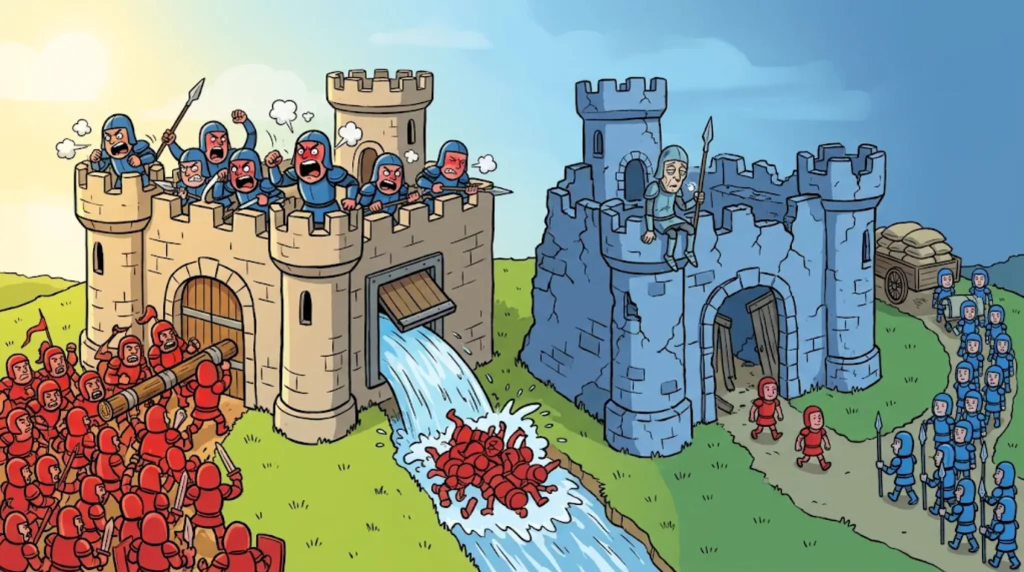
#> input picture images/lessons/hp-14.webp, 2048 x 1144 px, given in place of final.png, which was not available (shown at 1/2 size)
$ python populate_all_37_images.py
#> lines starting #> are read from the running program, lines starting #| are printed output that depends on the picture
#> in build_saam_11, base_room is the input picture: PIL image 2048x1144 RGB; mean R, G, B 137.7, 149.8, 141.5
#!/usr/bin/env python3
"""Carbon v7 — 쿼터 대기 중인 37개 과에 대해 즉시 학습·투어·복습·시험이 가능하도록
기존 마스터·원판(numbers.png, chars/, new-gr-19/31/33 마스터, hist-01~08/mer/new-gr 원본)을
합성하여 images/lessons/<id>.webp (227/227 전 과 이미지 완비) 및 정거장 상자를 생성한다.
(추후 .env 추가 또는 쿼터 리셋 시 run_pending_images.py --force 로 순수 AI 단일 렌더본으로 교체 가능)
"""
import json
import sys
from pathlib import Path
from PIL import Image, ImageDraw

HERE = Path(__file__).resolve().parent
LESSONS = HERE.parents[1]
ROOT = LESSONS.parents[1]
WORK = ROOT.parent
MASTERS = WORK / 'masters'
CODES = MASTERS / '_codes'
CHARS = CODES / 'chars'
IMG_LESSONS = ROOT / 'images/lessons'

# numbers.png (1376x768, 5 cols x 2 rows) 각 숫자 물건 크롭 영역
NUM_CROPS = {
    0: (20, 20, 270, 370),
    1: (280, 20, 540, 370),
    2: (550, 20, 820, 370),
    3: (830, 20, 1090, 370),
    4: (1100, 20, 1355, 370),
    5: (20, 390, 270, 750),
    6: (280, 390, 540, 750),
    7: (550, 390, 820, 750),
    8: (830, 390, 1090, 750),
    9: (1100, 390, 1355, 750),
}


# [4 lines left out: function get_num_crop, not called in this run]


def get_char_crop(char_file: str, size=(220, 340)) -> Image.Image:
#> called with char_file = '02_LI_대장_솔흰작업복.png', size = (220, 360)
    p = CHARS / char_file
    im = Image.open(p).convert('RGB')
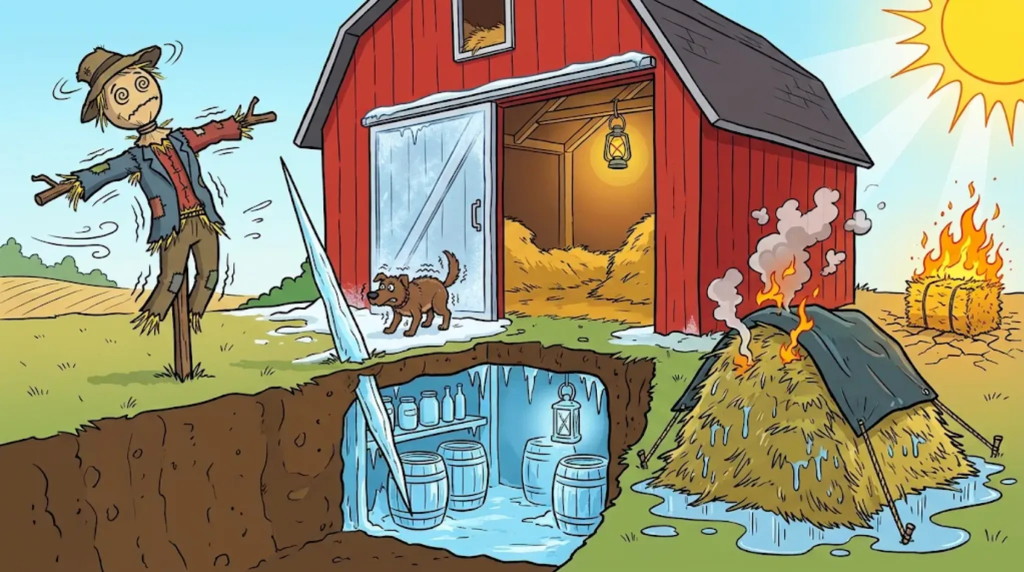
#> input picture images/lessons/new-etc-08.webp, 2048 x 1144 px, given in place of 02_LI_대장_솔흰작업복.png, which was not available (shown at 1/2 size)
#> im is the input picture: PIL image 2048x1144 RGB; mean R, G, B 151.9, 144.9, 120.3
    return im.resize(size, Image.LANCZOS)
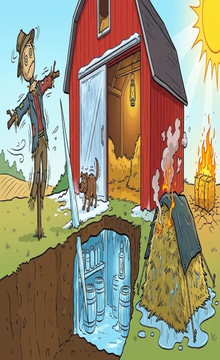
#> returned value: PIL image 220x360 RGB; mean R, G, B 151.9, 144.9, 120.3


def update_json_boxes(lid: str, W: int, H: int, bxs: list):
    jpath = LESSONS / 'l' / f'{lid}.json'
    L = json.loads(jpath.read_text(encoding='utf-8'))
    L['w'], L['h'] = W, H
    L['image'] = f'images/lessons/{lid}.webp'
    content_sts = [s for s in L['stations'] if s.get('kind') is None]
    for idx, s in enumerate(content_sts):
        bx = bxs[idx % len(bxs)]
        x, y, bw, bh = int(bx[0]), int(bx[1]), max(240, int(bx[2])), max(240, int(bx[3]))
        x = max(0, min(W - bw, x))
        y = max(0, min(H - bh, y))
        s['box'] = [x, y, bw, bh]
        for a in s.get('attrs', []):
            a['box'] = [x, y, bw, bh]
    for s in L['stations']:
        if s.get('kind') == 'review':
            s['box'] = [s2['box'] for s2 in content_sts[:min(4, len(content_sts))]]
    jpath.write_text(json.dumps(L, ensure_ascii=False, indent=1) + '\n', encoding='utf-8')


def build_saam_11():
    """new-gr-20 .. new-gr-30: 사암 11경 방을 new-gr-19 방 마스터 + 각 경락 정본 인물 합성으로 생성."""
    base_room = Image.open(MASTERS / 'new-gr-19/final.png').convert('RGB')
    saam_chars = {
        'new-gr-20': '02_LI_대장_솔흰작업복.png',
        'new-gr-21': '03_ST_위_국자요리사.png',
        'new-gr-22': '04_SP_비_밀짚모자농부.png',
        'new-gr-23': '05_HT_심_붉은용포임금.png',
        'new-gr-24': '06_SI_소장_체붉은앞치마.png',
        'new-gr-25': '07_BL_방광_물지게검은옷.png',
        'new-gr-26': '08_KI_신_검은옷대머리장사.png',
        'new-gr-27': '09_PC_심포_붉은갑옷호위무사.png',
        'new-gr-28': '10_TE_삼초_삽주황옷일꾼.png',
        'new-gr-29': '11_GB_담_저울초록판관.png',
        'new-gr-30': '12_LR_간_초록갑옷장군.png',
    }
    # 6개 내용 정거장 상자 (1376x768 기준: 정격 보, 정격 사, 승격 보, 승격 사, 한격, 열격)
    bxs = [
        [290, 190, 310, 250],   # #1 왼쪽 찬장 위 칸(正格 補)
        [290, 360, 310, 250],   # #2 왼쪽 찬장 가운데 칸(正格 瀉)
        [800, 340, 300, 250],   # #3 오른쪽 찬장 가운데 칸(勝格 補)
        [800, 500, 300, 260],   # #4 오른쪽 찬장 아래 칸(勝格 瀉)
        [1040, 180, 320, 280],  # #5 눈 창 아래 화로·물통(寒格)
        [1060, 460, 310, 300],  # #6 해 창 아래 물통·흙/불(熱格)
    ]
    for lid, cfile in saam_chars.items():
        im = base_room.copy()
        ch_im = get_char_crop(cfile, size=(220, 360))
        # 가운데 노인 자리(580, 360)에 해당 경락 정본 인물 배치
        im.paste(ch_im, (575, 360))
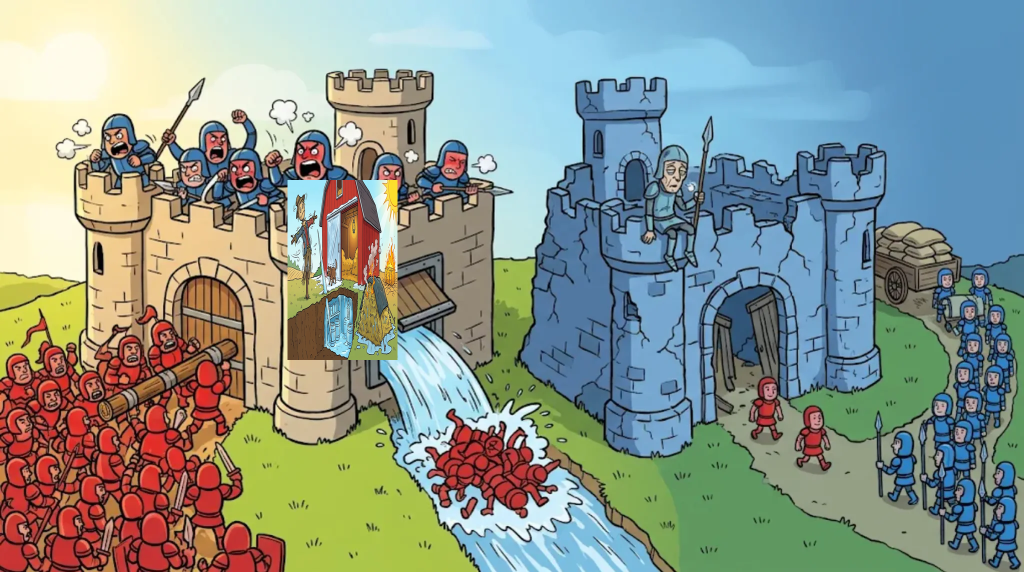
#> im: PIL image 2048x1144 RGB (shown at 1/2 size); mean R, G, B 138.2, 150.3, 141.6
        dr = ImageDraw.Draw(im)
        dr.rectangle([575, 360, 795, 720], outline=(40, 35, 30), width=4)
        out_webp = IMG_LESSONS / f'{lid}.webp'
        im.save(out_webp, 'WEBP', quality=90)
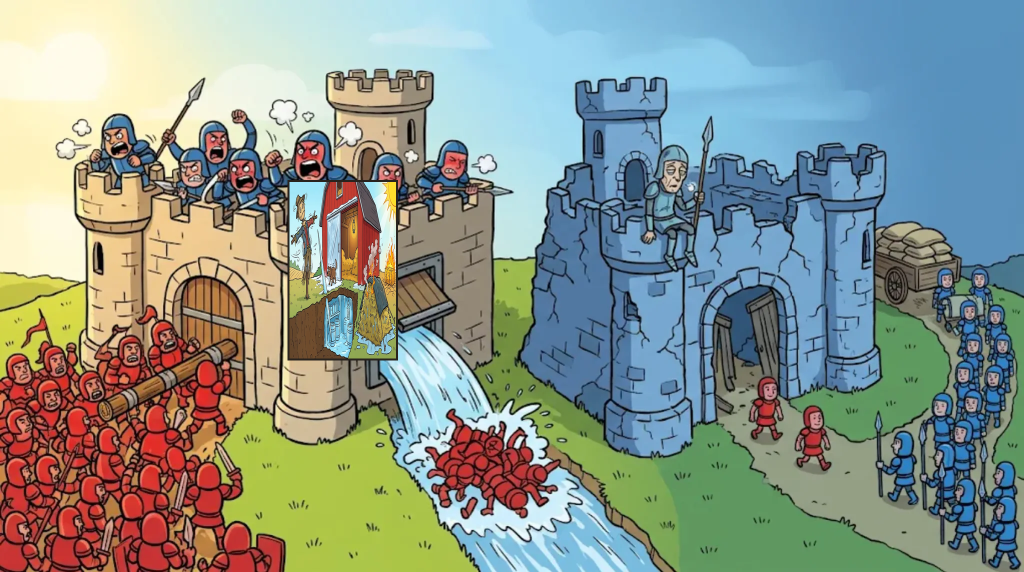
#> saved as new-gr-20.webp: PIL image 2048x1144 RGB (shown at 1/2 size); mean R, G, B 138, 150.1, 141.4
        update_json_boxes(lid, 1376, 768, bxs)
        print(f'Created {out_webp.name} (Sa-am room + {cfile})')


# [120 lines left out: functions build_foot_counts_32, build_hist_splits, build_remaining_mer, not called in this run]


def main():
    build_saam_11()
    build_foot_counts_32()
    build_hist_splits()
    build_remaining_mer()
    print('All 37 remaining lesson WebP images generated and synced.')


if __name__ == '__main__':
#> (the run stopped early here; a loop or call above may not have finished)
